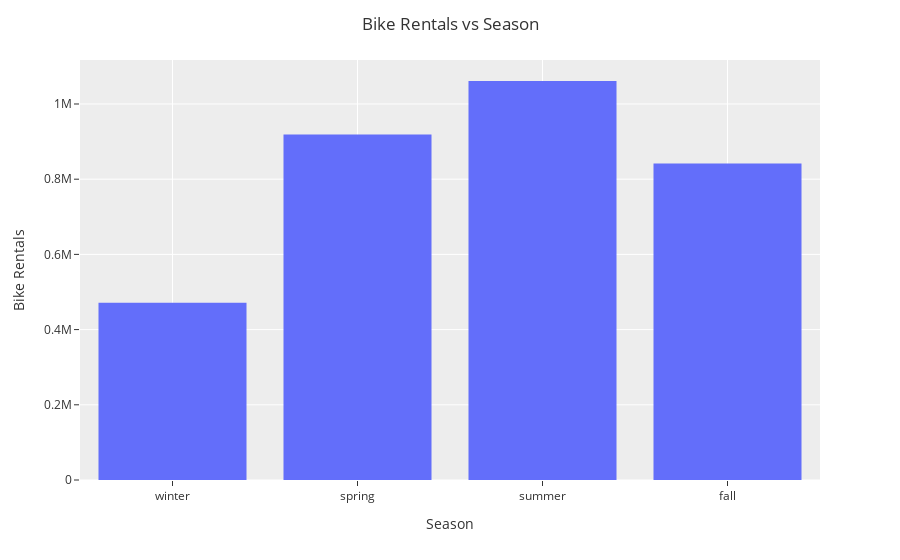

Write notebook code for a chart like this one.
### Markdown cell above
**The graph displays how the number of bike rentals starts low in January, increases to around July, decreases back to January, and repeats over the two years. The color suggests bike rentals are more frequent for warmer temperatures compared to colder ones. This aligns with temperature patterns over seasons and months, so bike rentals are more frequent in the summer, when it is warmer, and less frequent in the winter, when it is colder.**

### Code cell
# Visualization - do your own thing
fig = px.histogram(DF,
                 x='season',
                 y='cnt')

fig.update_layout(template="ggplot2",
                  title="Bike Rentals vs Season",
                  title_x=0.5,
                  xaxis_title='Season',
                  yaxis_title='Bike Rentals')

fig.show()

### Figure 1 — Plotly figure (JSON) as saved in the notebook; plotly's stock layout.template omitted (floating-point values rounded to 4 significant figures; data arrays with more than 128 entries replaced by an {"elided": "..."} marker saying what was removed)
{"data": [{"alignmentgroup": "True", "bingroup": "x", "histfunc": "sum", "hovertemplate": "season=%{x}<br>sum of cnt=%{y}<extra></extra>", "legendgroup": "", "marker": {"color": "#636efa", "pattern": {"shape": ""}}, "name": "", "offsetgroup": "", "orientation": "v", "showlegend": false, "type": "histogram", "x": {"elided": "731 str values"}, "xaxis": "x", "y": {"elided": "731 int values"}, "yaxis": "y"}], "layout": {"autosize": true, "barmode": "relative", "legend": {"tracegroupgap": 0}, "margin": {"t": 60}, "title": {"text": "Bike Rentals vs Season", "x": 0.5}, "xaxis": {"anchor": "y", "autorange": true, "domain": [0, 1], "range": [-0.5, 3.5], "title": {"text": "Season"}, "type": "category"}, "yaxis": {"anchor": "x", "autorange": true, "domain": [0, 1], "range": [0, 1117000.0], "title": {"text": "Bike Rentals"}, "type": "linear"}}}
